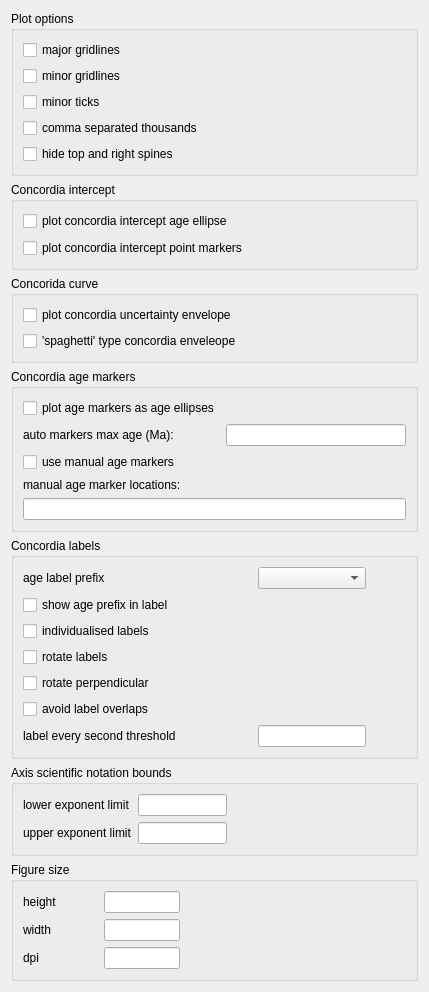
          <widget class="QWidget" name="scrollAreaWidgetContents_2">
           <property name="geometry">
            <rect>
             <x>0</x>
             <y>0</y>
             <width>429</width>
             <height>992</height>
            </rect>
           </property>
           <layout class="QVBoxLayout" name="verticalLayout_20">
            <item>
             <widget class="QGroupBox" name="groupBox_6">
              <property name="title">
               <string>Plot options</string>
              </property>
              <layout class="QVBoxLayout" name="verticalLayout_15">
               <item>
                <layout class="QGridLayout" name="gridLayout_13">
                 <item row="3" column="0">
                  <widget class="QCheckBox" name="intMinorTicksOpt">
                   <property name="text">
                    <string>minor ticks</string>
                   </property>
                  </widget>
                 </item>
                 <item row="4" column="0">
                  <widget class="QCheckBox" name="intComSepThousandOpt">
                   <property name="text">
                    <string>comma separated thousands</string>
                   </property>
                  </widget>
                 </item>
                 <item row="1" column="0">
                  <widget class="QCheckBox" name="intMajorGridlinesOpt">
                   <property name="sizePolicy">
                    <sizepolicy hsizetype="Preferred" vsizetype="Preferred">
                     <horstretch>0</horstretch>
                     <verstretch>0</verstretch>
                    </sizepolicy>
                   </property>
                   <property name="text">
                    <string>major gridlines</string>
                   </property>
                  </widget>
                 </item>
                 <item row="2" column="0">
                  <widget class="QCheckBox" name="intMinorGridlines">
                   <property name="text">
                    <string>minor gridlines</string>
                   </property>
                  </widget>
                 </item>
                 <item row="5" column="0">
                  <widget class="QCheckBox" name="intHideSpinesOpt">
                   <property name="text">
                    <string>hide top and right spines</string>
                   </property>
                  </widget>
                 </item>
                </layout>
               </item>
              </layout>
             </widget>
            </item>
            <item>
             <widget class="QGroupBox" name="groupBox_19">
              <property name="title">
               <string>Concordia intercept</string>
              </property>
              <layout class="QGridLayout" name="gridLayout_5">
               <item row="0" column="0" rowspan="2" colspan="2">
                <widget class="QCheckBox" name="interceptEllipseOpt">
                 <property name="text">
                  <string>plot concordia intercept age ellipse</string>
                 </property>
                </widget>
               </item>
               <item row="2" column="0">
                <widget class="QCheckBox" name="interceptMarkersOpt">
                 <property name="text">
                  <string>plot concordia intercept point markers</string>
                 </property>
                </widget>
               </item>
              </layout>
             </widget>
            </item>
            <item>
             <widget class="QGroupBox" name="groupBox_7">
              <property name="title">
               <string>Concorida curve</string>
              </property>
              <layout class="QVBoxLayout" name="verticalLayout_16">
               <item>
                <widget class="QCheckBox" name="intConcordiaEnvelopeOpt">
                 <property name="text">
                  <string>plot concordia uncertainty envelope</string>
                 </property>
                </widget>
               </item>
               <item>
                <widget class="QCheckBox" name="intConcSpaghettiOpt">
                 <property name="text">
                  <string>'spaghetti' type concordia enveleope</string>
                 </property>
                </widget>
               </item>
              </layout>
             </widget>
            </item>
            <item>
             <widget class="QGroupBox" name="groupBox_18">
              <property name="title">
               <string>Concordia age markers</string>
              </property>
              <layout class="QGridLayout" name="gridLayout_8">
               <item row="3" column="0">
                <widget class="QLabel" name="label_17">
                 <property name="text">
                  <string>manual age marker locations:</string>
                 </property>
                </widget>
               </item>
               <item row="1" column="1">
                <widget class="QLineEdit" name="intMarkerMaxAgeEntry"/>
               </item>
               <item row="1" column="0">
                <widget class="QLabel" name="label_6">
                 <property name="text">
                  <string>auto markers max age (Ma):</string>
                 </property>
                </widget>
               </item>
               <item row="0" column="0">
                <widget class="QCheckBox" name="intAgeEllipseOpt">
                 <property name="text">
                  <string>plot age markers as age ellipses</string>
                 </property>
                </widget>
               </item>
               <item row="2" column="0">
                <widget class="QCheckBox" name="intManualAgeMarkersOpt">
                 <property name="text">
                  <string>use manual age markers</string>
                 </property>
                </widget>
               </item>
               <item row="4" column="0" colspan="2">
                <widget class="QLineEdit" name="intManualAgeMarkersEntry"/>
               </item>
              </layout>
             </widget>
            </item>
            <item>
             <widget class="QGroupBox" name="groupBox_8">
              <property name="title">
               <string>Concordia labels</string>
              </property>
              <layout class="QVBoxLayout" name="verticalLayout_17">
               <item>
                <layout class="QGridLayout" name="gridLayout_15" columnstretch="1,0,0">
                 <item row="8" column="1">
                  <widget class="QLineEdit" name="intLabelEverySecondEntry"/>
                 </item>
                 <item row="2" column="0">
                  <widget class="QCheckBox" name="intIndividualisedLabelsOpt">
                   <property name="text">
                    <string>individualised labels</string>
                   </property>
                  </widget>
                 </item>
                 <item row="0" column="1">
                  <widget class="QComboBox" name="intAgePrefixCombo"/>
                 </item>
                 <item row="0" column="0">
                  <widget class="QLabel" name="label234_3">
                   <property name="text">
                    <string>age label prefix</string>
                   </property>
                  </widget>
                 </item>
                 <item row="2" column="2">
                  <spacer name="horizontalSpacer_5">
                   <property name="orientation">
                    <enum>Qt::Horizontal</enum>
                   </property>
                   <property name="sizeHint" stdset="0">
                    <size>
                     <width>40</width>
                     <height>20</height>
                    </size>
                   </property>
                  </spacer>
                 </item>
                 <item row="7" column="0">
                  <widget class="QCheckBox" name="intLabelOverlapsOpt">
                   <property name="text">
                    <string>avoid label overlaps</string>
                   </property>
                  </widget>
                 </item>
                 <item row="5" column="0">
                  <widget class="QCheckBox" name="intRotatePerpendicularOpt">
                   <property name="text">
                    <string>rotate perpendicular</string>
                   </property>
                  </widget>
                 </item>
                 <item row="8" column="0">
                  <widget class="QLabel" name="label_10">
                   <property name="text">
                    <string>label every second threshold</string>
                   </property>
                  </widget>
                 </item>
                 <item row="4" column="0">
                  <widget class="QCheckBox" name="intRotateLabelsOpt">
                   <property name="text">
                    <string>rotate labels</string>
                   </property>
                  </widget>
                 </item>
                 <item row="1" column="0">
                  <widget class="QCheckBox" name="intAgePrefixOpt">
                   <property name="text">
                    <string>show age prefix in label</string>
                   </property>
                  </widget>
                 </item>
                </layout>
               </item>
              </layout>
             </widget>
            </item>
            <item>
             <widget class="QGroupBox" name="groupBox_9">
              <property name="title">
               <string>Axis scientific notation bounds</string>
              </property>
              <layout class="QVBoxLayout" name="verticalLayout_18">
               <item>
                <layout class="QGridLayout" name="gridLayout_16" rowstretch="0,0,0" columnstretch="1,1,2">
                 <item row="0" column="0">
                  <widget class="QLabel" name="label_19">
                   <property name="text">
                    <string>lower exponent limit</string>
                   </property>
                  </widget>
                 </item>
                 <item row="2" column="1">
                  <widget class="QLineEdit" name="intUpperExpEntry"/>
                 </item>
                 <item row="0" column="1">
                  <widget class="QLineEdit" name="intLowerExpEntry"/>
                 </item>
                 <item row="2" column="0">
                  <widget class="QLabel" name="label_20">
                   <property name="text">
                    <string>upper exponent limit</string>
                   </property>
                  </widget>
                 </item>
                 <item row="0" column="2">
                  <spacer name="horizontalSpacer_6">
                   <property name="orientation">
                    <enum>Qt::Horizontal</enum>
                   </property>
                   <property name="sizeHint" stdset="0">
                    <size>
                     <width>40</width>
                     <height>20</height>
                    </size>
                   </property>
                  </spacer>
                 </item>
                </layout>
               </item>
              </layout>
             </widget>
            </item>
            <item>
             <widget class="QGroupBox" name="groupBox_10">
              <property name="title">
               <string>Figure size</string>
              </property>
              <layout class="QVBoxLayout" name="verticalLayout_19">
               <item>
                <layout class="QGridLayout" name="gridLayout_17" columnstretch="1,1,3">
                 <item row="2" column="1">
                  <widget class="QLineEdit" name="intDpiEntry"/>
                 </item>
                 <item row="1" column="0">
                  <widget class="QLabel" name="label_24">
                   <property name="text">
                    <string>width</string>
                   </property>
                  </widget>
                 </item>
                 <item row="0" column="0">
                  <widget class="QLabel" name="label_23">
                   <property name="text">
                    <string>height</string>
                   </property>
                  </widget>
                 </item>
                 <item row="0" column="1">
                  <widget class="QLineEdit" name="intHeightEntry"/>
                 </item>
                 <item row="2" column="0">
                  <widget class="QLabel" name="label_21">
                   <property name="text">
                    <string>dpi</string>
                   </property>
                  </widget>
                 </item>
                 <item row="1" column="1">
                  <widget class="QLineEdit" name="intWidthEntry"/>
                 </item>
                 <item row="0" column="2">
                  <spacer name="horizontalSpacer_7">
                   <property name="orientation">
                    <enum>Qt::Horizontal</enum>
                   </property>
                   <property name="sizeHint" stdset="0">
                    <size>
                     <width>40</width>
                     <height>20</height>
                    </size>
                   </property>
                  </spacer>
                 </item>
                </layout>
               </item>
              </layout>
             </widget>
            </item>
           </layout>
          </widget>
